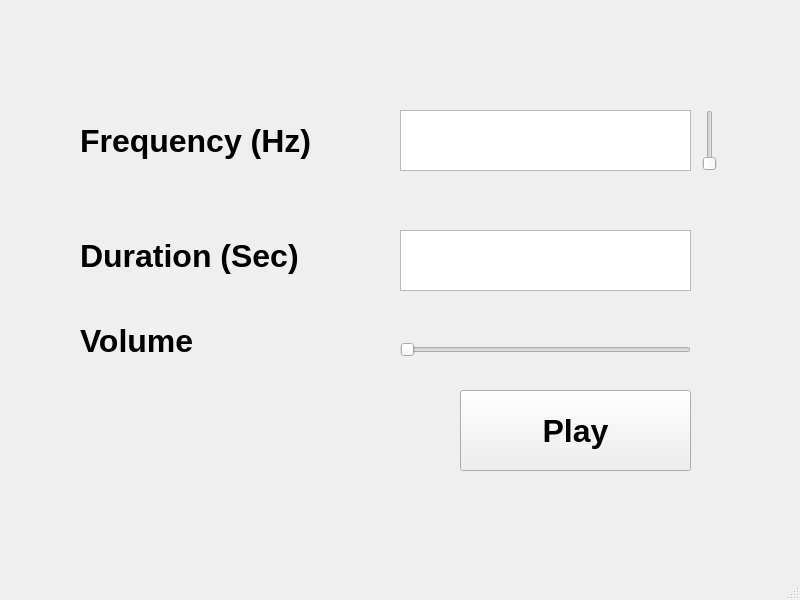
<?xml version="1.0" encoding="UTF-8"?>
<ui version="4.0">
 <class>MainWindow</class>
 <widget class="QMainWindow" name="MainWindow">
  <property name="geometry">
   <rect>
    <x>0</x>
    <y>0</y>
    <width>800</width>
    <height>600</height>
   </rect>
  </property>
  <property name="font">
   <font>
    <pointsize>24</pointsize>
    <weight>75</weight>
    <bold>true</bold>
   </font>
  </property>
  <property name="windowTitle">
   <string>MainWindow</string>
  </property>
  <widget class="QWidget" name="centralwidget">
   <widget class="QLabel" name="label">
    <property name="geometry">
     <rect>
      <x>80</x>
      <y>110</y>
      <width>241</width>
      <height>61</height>
     </rect>
    </property>
    <property name="font">
     <font>
      <pointsize>24</pointsize>
      <weight>75</weight>
      <bold>true</bold>
     </font>
    </property>
    <property name="text">
     <string>Frequency (Hz)</string>
    </property>
   </widget>
   <widget class="QLabel" name="label_2">
    <property name="geometry">
     <rect>
      <x>80</x>
      <y>210</y>
      <width>261</width>
      <height>91</height>
     </rect>
    </property>
    <property name="text">
     <string>Duration (Sec)</string>
    </property>
   </widget>
   <widget class="QTextEdit" name="Frequency">
    <property name="geometry">
     <rect>
      <x>400</x>
      <y>110</y>
      <width>291</width>
      <height>61</height>
     </rect>
    </property>
   </widget>
   <widget class="QTextEdit" name="Duration">
    <property name="geometry">
     <rect>
      <x>400</x>
      <y>230</y>
      <width>291</width>
      <height>61</height>
     </rect>
    </property>
   </widget>
   <widget class="QSlider" name="Volume">
    <property name="geometry">
     <rect>
      <x>400</x>
      <y>340</y>
      <width>291</width>
      <height>20</height>
     </rect>
    </property>
    <property name="maximum">
     <number>10</number>
    </property>
    <property name="singleStep">
     <number>1</number>
    </property>
    <property name="orientation">
     <enum>Qt::Horizontal</enum>
    </property>
   </widget>
   <widget class="QLabel" name="label_3">
    <property name="geometry">
     <rect>
      <x>80</x>
      <y>310</y>
      <width>141</width>
      <height>61</height>
     </rect>
    </property>
    <property name="text">
     <string>Volume</string>
    </property>
   </widget>
   <widget class="QPushButton" name="pushButton">
    <property name="geometry">
     <rect>
      <x>460</x>
      <y>390</y>
      <width>231</width>
      <height>81</height>
     </rect>
    </property>
    <property name="text">
     <string>Play</string>
    </property>
   </widget>
   <widget class="QSlider" name="verticalSlider">
    <property name="geometry">
     <rect>
      <x>700</x>
      <y>110</y>
      <width>19</width>
      <height>61</height>
     </rect>
    </property>
    <property name="minimum">
     <number>20</number>
    </property>
    <property name="maximum">
     <number>20000</number>
    </property>
    <property name="orientation">
     <enum>Qt::Vertical</enum>
    </property>
   </widget>
  </widget>
  <widget class="QMenuBar" name="menubar">
   <property name="geometry">
    <rect>
     <x>0</x>
     <y>0</y>
     <width>800</width>
     <height>51</height>
    </rect>
   </property>
  </widget>
  <widget class="QStatusBar" name="statusbar"/>
 </widget>
 <resources/>
 <connections/>
</ui>
